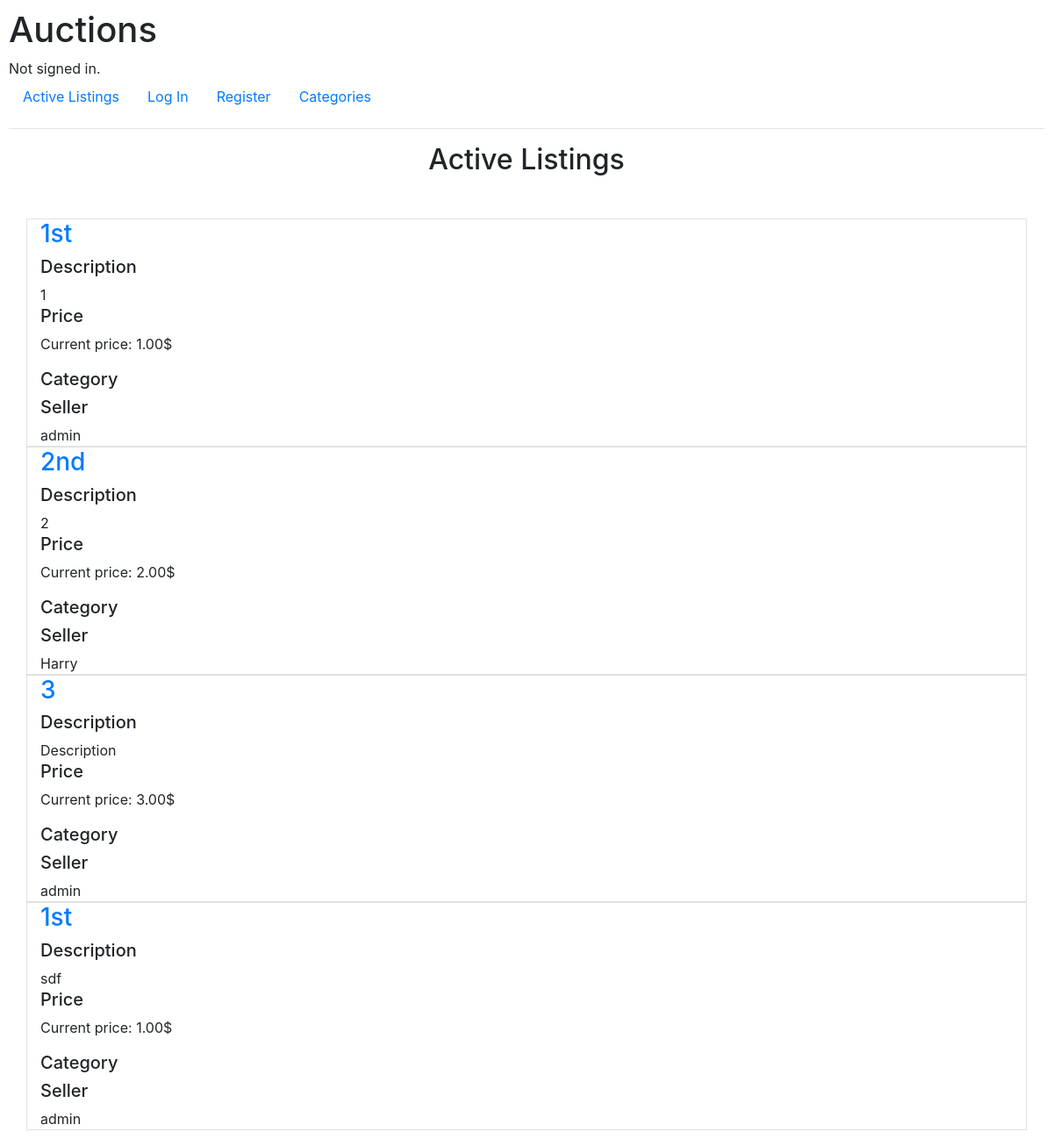
Before: / with the older database file.
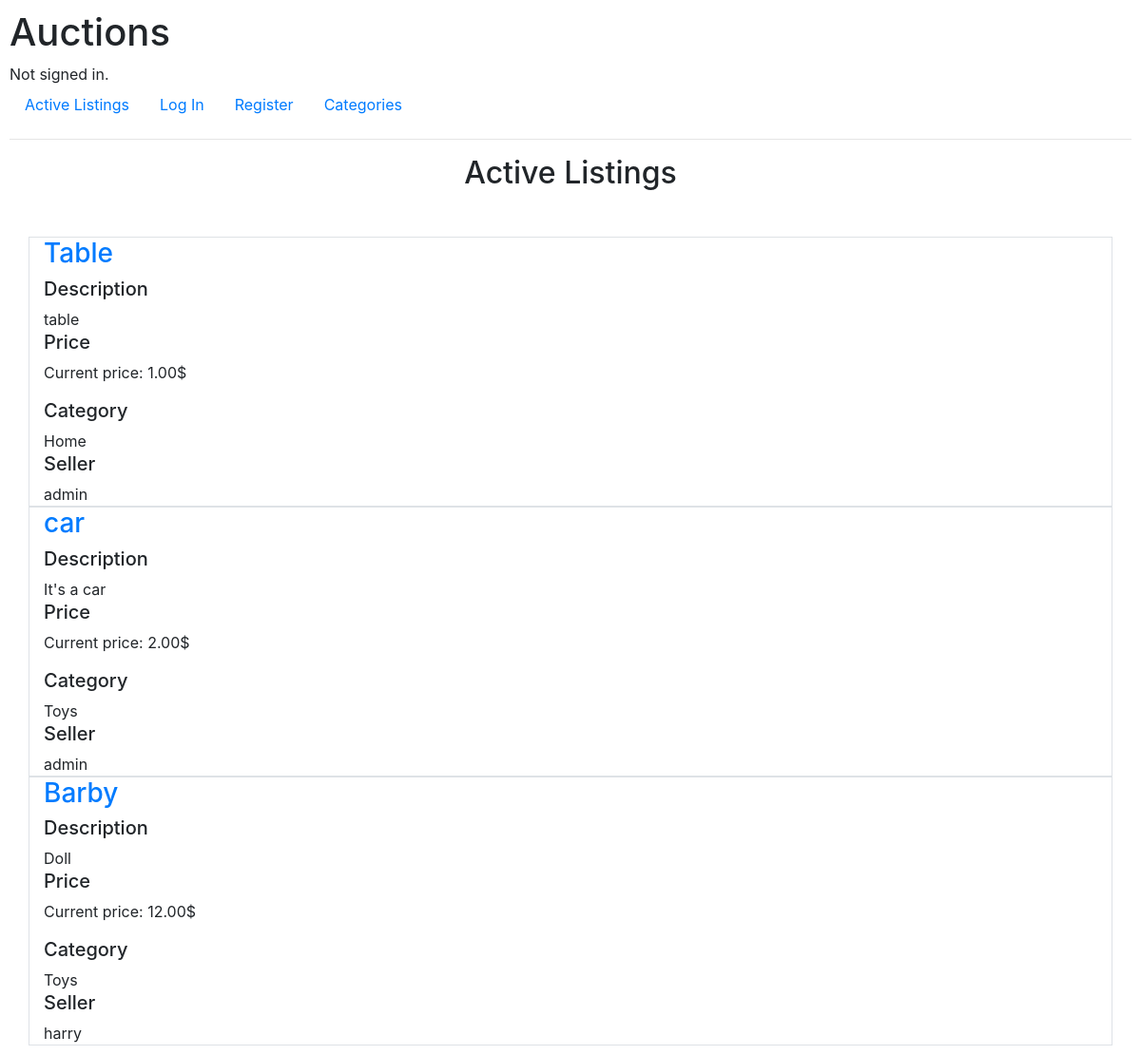
After: the same page with the newer database file.
### auctions/models.py (models this page shows, shortened)
class Listing(models.Model):
    title = models.CharField(max_length=50, unique=True)
    seller = models.ForeignKey(User, on_delete=models.CASCADE, related_name="user_listings")
    init_price = models.DecimalField(max_digits=15, decimal_places=2)
    current_price = models.DecimalField(blank=True, null=True, max_digits=15, decimal_places=2)
    category = models.ForeignKey(Category, on_delete=models.CASCADE, related_name="category_listings")
    status = models.BooleanField(default=True)
    image = models.CharField(max_length=100)
    description = models.CharField(max_length=1000)
    winner = models.ForeignKey(User, on_delete=models.CASCADE, null=True, blank=True, related_name="winner_listings")
    watchlist = models.ManyToManyField(User, related_name="user_watchlist")

class User(AbstractUser):
    pass
    def __str__(self):
        return f"{self.username}"

class Category(models.Model):
    name = models.CharField(max_length=20, primary_key=True)
    def __str__(self):
        return f"{self.name}"

### auctions/views.py (the view)
# urls.py: path("", views.index, name="index"),
def index(request):
    active_listings = Listing.objects.filter(status=True)
    return render(request, "auctions/index.html", {
        "active_listings": active_listings
    })

### auctions/templates/auctions/index.html (shortened to what this page needs)
{% extends "auctions/layout.html" %}
{% block body %}
    <div class="container overflow-hidden">
        <h2 class="text-center mb-5">Active Listings</h2>
        <div class="row gy-3">
        {% for i in active_listings %}
            <div class="col-12 border">
                <h3>
                    <a href="{% url 'listing' id=i.id %}">{{ i.title }}</a>
                </h3>
                <div>
                    <h5>Description</h5>
                    {{ i.description }}
                </div>
                <div>
                    <h5>Price</h5>
                    <p>
                        Current price: {{ i.current_price }}$
                    </p>
                </div>
                <div>
                    <h5>Category</h5>
                    {{ i.category }}
                </div>
                <div>
                    <h5>Seller</h5>
                    {{ i.seller }}
                </div>
            </div>
            {% endfor %}
        </div>
    </div>
{% endblock %}

### auctions/templates/auctions/layout.html (shortened to what this page needs)
{% load static %}
<!DOCTYPE html>
<html lang="en">
    <head>
        <link rel="stylesheet" href="https://stackpath.bootstrapcdn.com/bootstrap/4.4.1/css/bootstrap.min.css">
        <link href="{% static 'auctions/styles.css' %}" rel="stylesheet">
    </head>
    <body>
        <h1>Auctions</h1>
        <div>
            {% if user.is_authenticated %}
                Signed in as <strong>{{ user.username }}</strong>.
            {% else %}
                Not signed in.
            {% endif %}
        </div>
        <ul class="nav">
            <li class="nav-item">
                <a class="nav-link" href="{% url 'index' %}">Active Listings</a>
            </li>
            {% if user.is_authenticated %}
                <li class="nav-item">
                    <a class="nav-link" href="{% url 'logout' %}">Log Out</a>
                </li>
                <li class="nav-item">
                    <a class="nav-link" href="{% url 'new_listing' %}">Create Listing</a>
                </li>
                <li class="nav-item">
                    <a class="nav-link" href="{% url 'watchlist' user_id=user.pk %}">My Watchlist</a>
                </li>
            {% else %}
                <li class="nav-item">
                    <a class="nav-link" href="{% url 'login' %}">Log In</a>
                </li>
                <li class="nav-item">
                    <a class="nav-link" href="{% url 'register' %}">Register</a>
                </li>
            {% endif %}
            <li class="nav-item">
                <a class="nav-link" href="{% url 'categories' %}">Categories</a>
            </li>
        </ul>
        <hr>
        {% block body %}
        {% endblock %}
    </body>
</html>

### auctions/static/auctions/styles.css (style rules this page uses)
body { padding: 10px; }

Changed rows visible on the page:
removed Listing: title "3", description "Description", current_price "3.00", seller "admin"
removed Listing: title "1st", description "sdf", current_price "1.00", seller "admin"
changed Listing: title "1st" → "Table"; description "1" → "table"; category (not shown) → "Home"
changed Listing: title "2nd" → "car"; description "2" → "It's a car"; category (not shown) → "Toys"; seller "Harry" → "admin"
added Listing: title "Barby", description "Doll", current_price "12.00", category "Toys", seller "harry"
